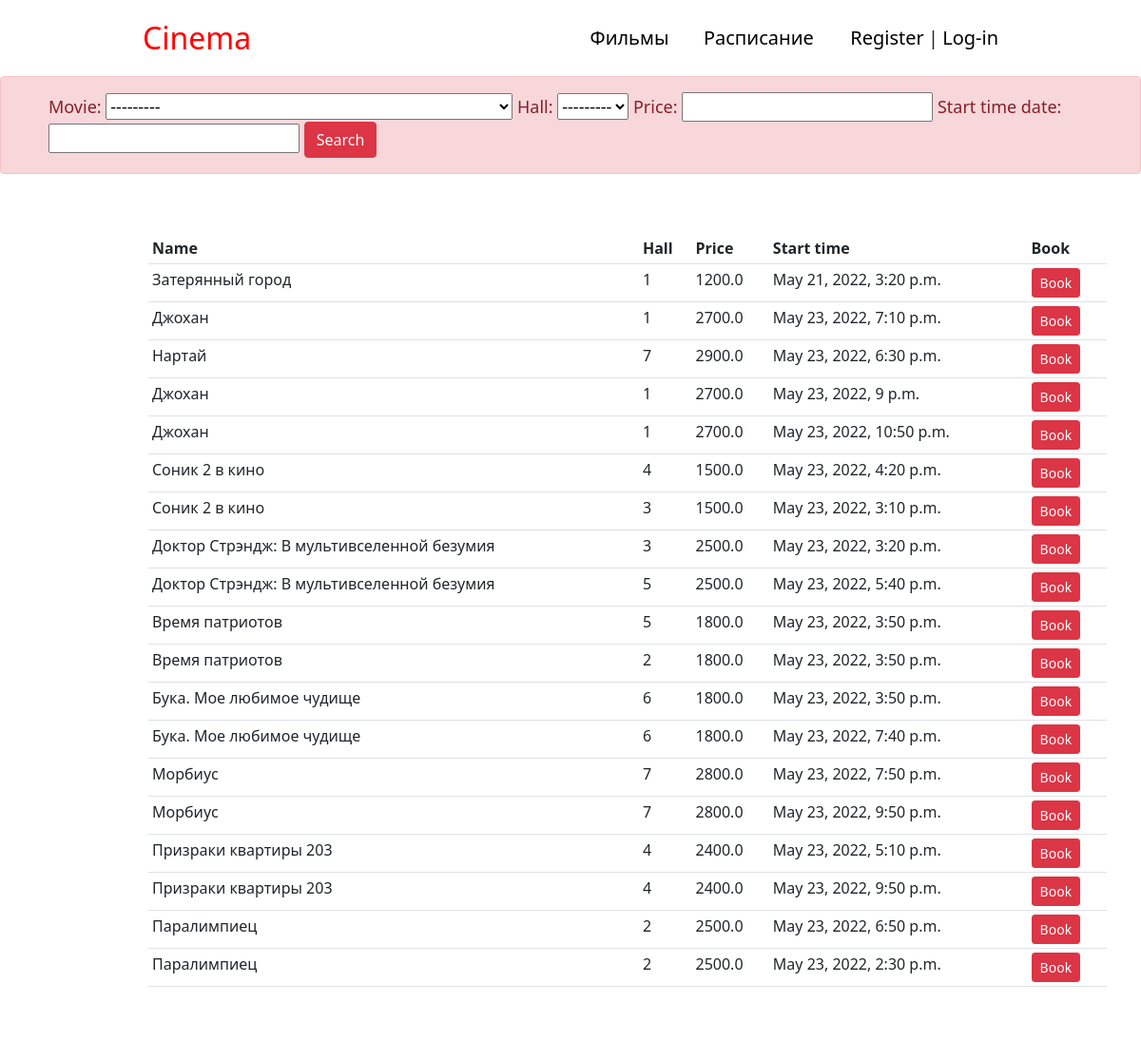
Page /schedule/ on the committed database.
### projectapp/models.py (models this page shows, shortened)
class Movie(models.Model):
    Боевик= 'Боевик'
    Комедия = 'Комедия'
    Приключения= 'Приключения'
    Мультфильм= 'Мультфильм'
    Ужасы= 'Ужасы'
    Спорт= 'Спорт'
    Фантастика= 'Фантастика'
    Фэнтези= 'Фэнтези'
    Триллер='Триллер'
    Детектив= 'Детектив'
    История= 'История'
    ДокументальныйФильм= 'Документальный фильм'
    Семейный= 'Семейный'
    Драма ='Драма'
    genre_in_choices =[
        (Боевик, 'Боевик'),
        (Комедия,'Комедия'),
        (Приключения,'Приключения'),
        (Мультфильм,'Мультфильм'),
        (Ужасы,'Ужасы'),
        (Спорт,'Спорт'),
        (Фантастика,'Фантастика'),
        (Фэнтези,'Фэнтези'),
        (Триллер,'Триллер'),
        (Детектив,'Детектив'),
        (История,'История'),
        (ДокументальныйФильм,'Документальный фильм'),
        (Семейный, 'Семейный'),
        (Драма , 'Драма'),
    ]
    movie_id = models.AutoField(primary_key=True)
    name = models.CharField(max_length=50, null=False)
    image = models.ImageField()#upload_to='movie')
    year = models.IntegerField(_('year'), choices=YEAR_CHOICES, default=datetime.datetime.now().year)
    country = CountryField(multiple=True)
    during_time=models.DurationField()#IntegerField()
    genre = MultiSelectField(
        max_choices=5,
        choices=genre_in_choices,
    )
    description= models.TextField()
    rating = models.DecimalField(decimal_places=2, max_digits=4)#FloatField(default=0.0, validators=[MinValueValidator(0.0), MaxValueValidator(5.0)])
    def __str__(self):
        return self.name
    class Meta:
        ordering=['name']

class Schedule(models.Model):
    schedule_id = models.AutoField(primary_key=True)
    movie = models.ForeignKey(Movie, on_delete=models.CASCADE)
    hall = models.ForeignKey(Hall, on_delete=models.CASCADE)
    price = models.FloatField()
    start_time= models.DateTimeField()
    '''def get_absolute_url(self):
        return reverse('schedule', kwargs={'pk': self.pk})
'''

class Hall(models.Model):
    hall_id= models.AutoField(primary_key=True)
    capacity = models.IntegerField()
    def __str__(self):
        return str(self.hall_id)

### projectapp/views.py (the view)
# urls.py: path('schedule/', views.schedule, name='schedule'),
def schedule(request):
    schedules = Schedule.objects.all()
    myFilter = ScheduleFilter(request.GET,queryset=schedules)
    schedules=myFilter.qs
    context = {'schedules':schedules, 'myFilter':myFilter}
    return render(request,'projectapp/schedule.html',context)

### projectapp/templates/projectapp/schedule.html (shortened to what this page needs)
<!DOCTYPE html>
<html lang="en">
<head>
    <link href="https://cdn.jsdelivr.net/npm/bootstrap@5.1.3/dist/css/bootstrap.min.css" rel="stylesheet">
{% extends 'main/base.html' %}
{% block content %}
</head>
<body>
<div style="margin-left: 0px; " >
<div class="row" style="font-size: 18px;" >
    <div class="col">
        <div class="alert alert-danger" style="padding-left: 50px">
            <form method="get">
                {{myFilter.form}}
                <button class="btn btn-danger" type="submit">Search</button>
            </form>
        </div>
    </div>
</div>
<div class="row">
    <div class="col md">
        <div class="card card-body">
            <table class="table table-sm" style="margin-left: -20px">
                <tr >
                    <th>Name</th>
                    <th>Hall</th>
                    <th>Price</th>
                    <th>Start time</th>
                    <th>Book</th>
                </tr>
                {% for schedule in schedules %}
                <tr >
                    <td>{{schedule.movie}}</td>
                    <td>{{schedule.hall}}</td>
                    <td>{{schedule.price}}</td>
                    <td>{{schedule.start_time}}</td>
                    {% if request.user.is_authenticated %}
                    <td><a class="btn btn-sm btn-success" href="{% url 'reserve' %}">Book</a> </td>
                    {% else %}
                     <td><a class="btn btn-sm btn-danger" href="{% url 'login' %}">Book</a> </td>
                    {% endif %}
                </tr>
                {% endfor %}
            </table>
        </div>
    </div>
</div>
</div>
</html>
{% endblock %}

### main/templates/main/base.html (shortened to what this page needs)
<!DOCTYPE html>
<html lang="en">
<head>
    <link rel="stylesheet" href="https://cdn.jsdelivr.net/npm/bootstrap@5.1.3/dist/css/bootstrap.min.css">
    {% load static %}
    <link rel="stylesheet" href="{% static 'main/css/main.css' %}">
    <link rel="stylesheet" href="https://use.fontawesome.com/releases/v5.8.2/css/all.css">
</head>
<body>
   <aside>
  <div class="navbar" style="height: 80px">
        <a  style="font-size:32px; color: red; margin-left: 150px">Cinema</a>
      <a href="{% url 'today' %}" style="margin-left: 320px">Фильмы</a>
      <a href="{% url 'schedule' %}" style="">Расписание</a>
      <div style="margin-right: 150px">
      {% if request.user.is_authenticated %}
         <a href="" style="margin-right:2px">{{ request.user.username }}</a>|
         <a href="{% url 'logout' %}" >Log-out </a>
        {% else %}  <a href="{%  url 'register' %}" style="margin-left: 2px">Register</a> <span style="font-size: 20px"> |</span>
            <a href="{% url 'login' %}">Log-in</a>
        {% endif %}
  </div>
    </div>
   </aside>
   <main>
        {% block content %}
        {% endblock %}
</body>
</html>

### main/static/main/css/main.css (style rules this page uses)
.navbar { background-color: white; position: sticky; top: 0; }
a { color: black; text-decoration: none; font-size:20px; }
.card { display: flex; flex-wrap:wrap; align-content: space-between; margin-left: 160px; margin-top: 30px; margin-bottom: 25px; border: none; }
* { margin: 0; padding: 0; }

### rows in the picture
Movie: movie "---------"
Schedule: movie "Затерянный город", hall "1", price "1200.0", start_time "May 21, 2022, 3:20 p.m."
Schedule: movie "Джохан", hall "1", price "2700.0", start_time "May 23, 2022, 7:10 p.m."
Schedule: movie "Нартай", hall "7", price "2900.0", start_time "May 23, 2022, 6:30 p.m."
Schedule: movie "Джохан", hall "1", price "2700.0", start_time "May 23, 2022, 9 p.m."
Schedule: movie "Джохан", hall "1", price "2700.0", start_time "May 23, 2022, 10:50 p.m."
Schedule: movie "Соник 2 в кино", hall "4", price "1500.0", start_time "May 23, 2022, 4:20 p.m."
Schedule: movie "Соник 2 в кино", hall "3", price "1500.0", start_time "May 23, 2022, 3:10 p.m."
Schedule: movie "Доктор Стрэндж: В мультивселенной безумия", hall "3", price "2500.0", start_time "May 23, 2022, 3:20 p.m."
Schedule: movie "Доктор Стрэндж: В мультивселенной безумия", hall "5", price "2500.0", start_time "May 23, 2022, 5:40 p.m."
Schedule: movie "Время патриотов", hall "5", price "1800.0", start_time "May 23, 2022, 3:50 p.m."
Schedule: movie "Время патриотов", hall "2", price "1800.0", start_time "May 23, 2022, 3:50 p.m."
Schedule: movie "Бука. Мое любимое чудище", hall "6", price "1800.0", start_time "May 23, 2022, 3:50 p.m."
Schedule: movie "Бука. Мое любимое чудище", hall "6", price "1800.0", start_time "May 23, 2022, 7:40 p.m."
Schedule: movie "Морбиус", hall "7", price "2800.0", start_time "May 23, 2022, 7:50 p.m."
Schedule: movie "Морбиус", hall "7", price "2800.0", start_time "May 23, 2022, 9:50 p.m."
Schedule: movie "Призраки квартиры 203", hall "4", price "2400.0", start_time "May 23, 2022, 5:10 p.m."
Schedule: movie "Призраки квартиры 203", hall "4", price "2400.0", start_time "May 23, 2022, 9:50 p.m."
Schedule: movie "Паралимпиец", hall "2", price "2500.0", start_time "May 23, 2022, 6:50 p.m."
Schedule: movie "Паралимпиец", hall "2", price "2500.0", start_time "May 23, 2022, 2:30 p.m."
